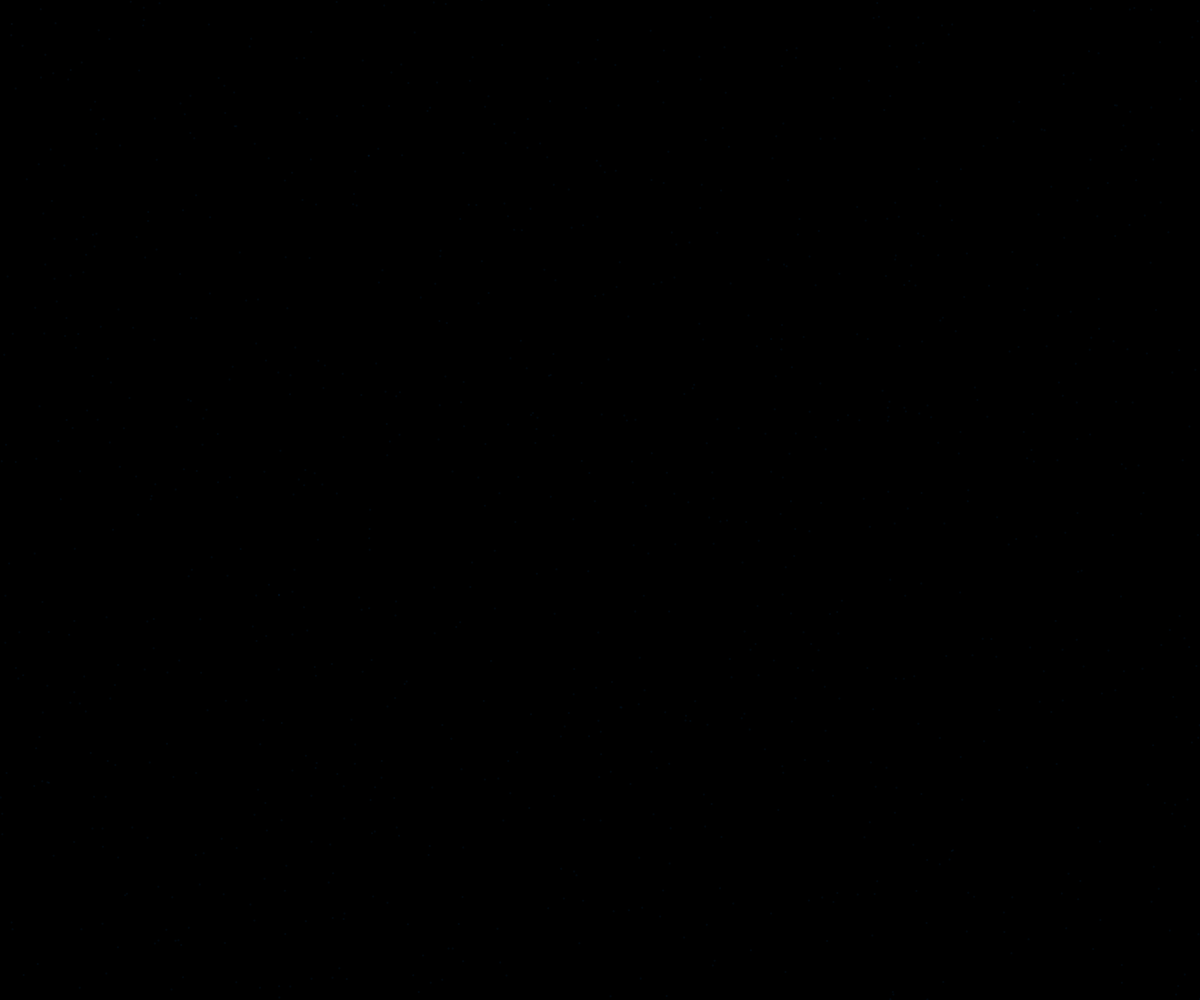
Frame 1 (no input)
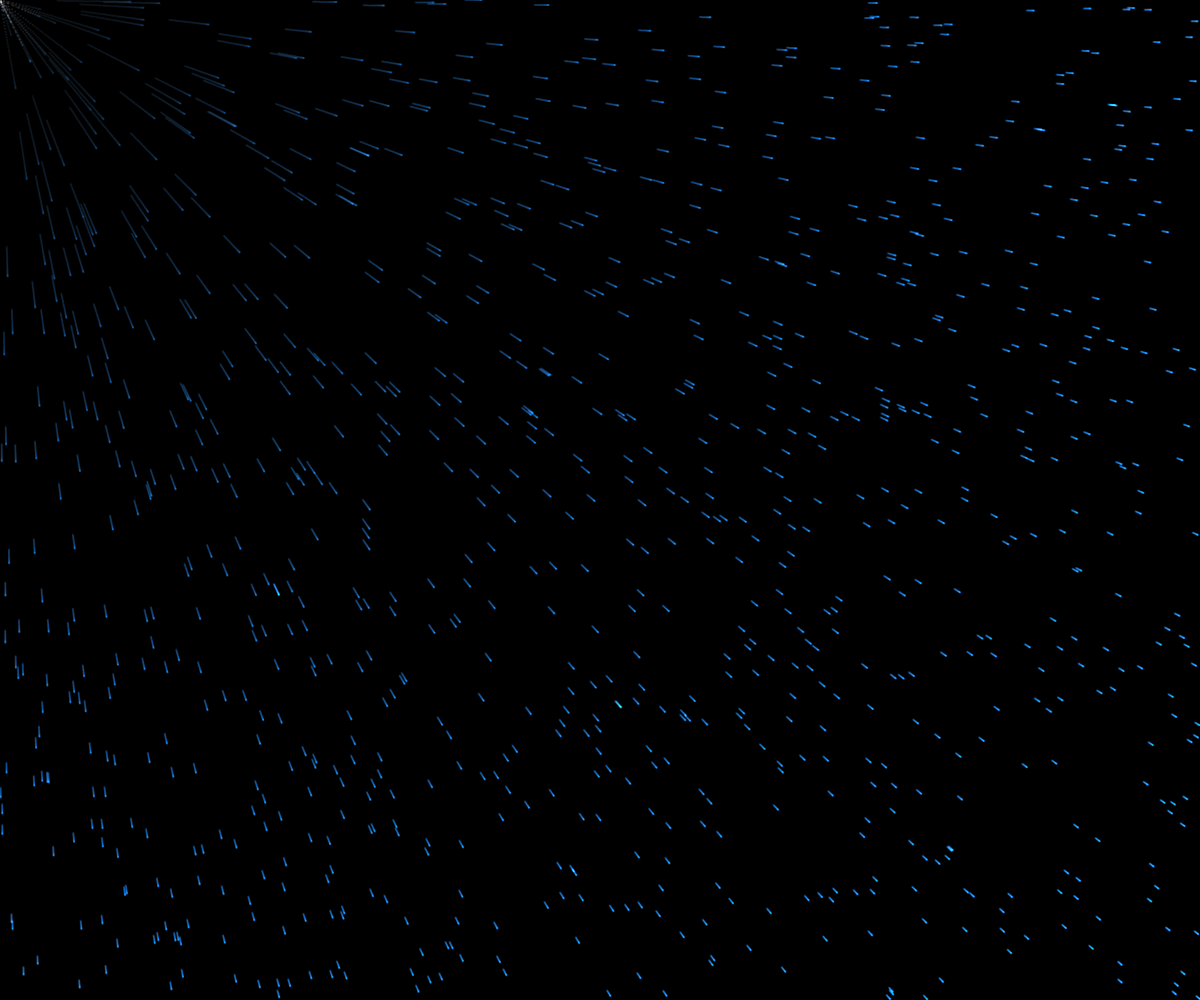
Frame 60 (no input)
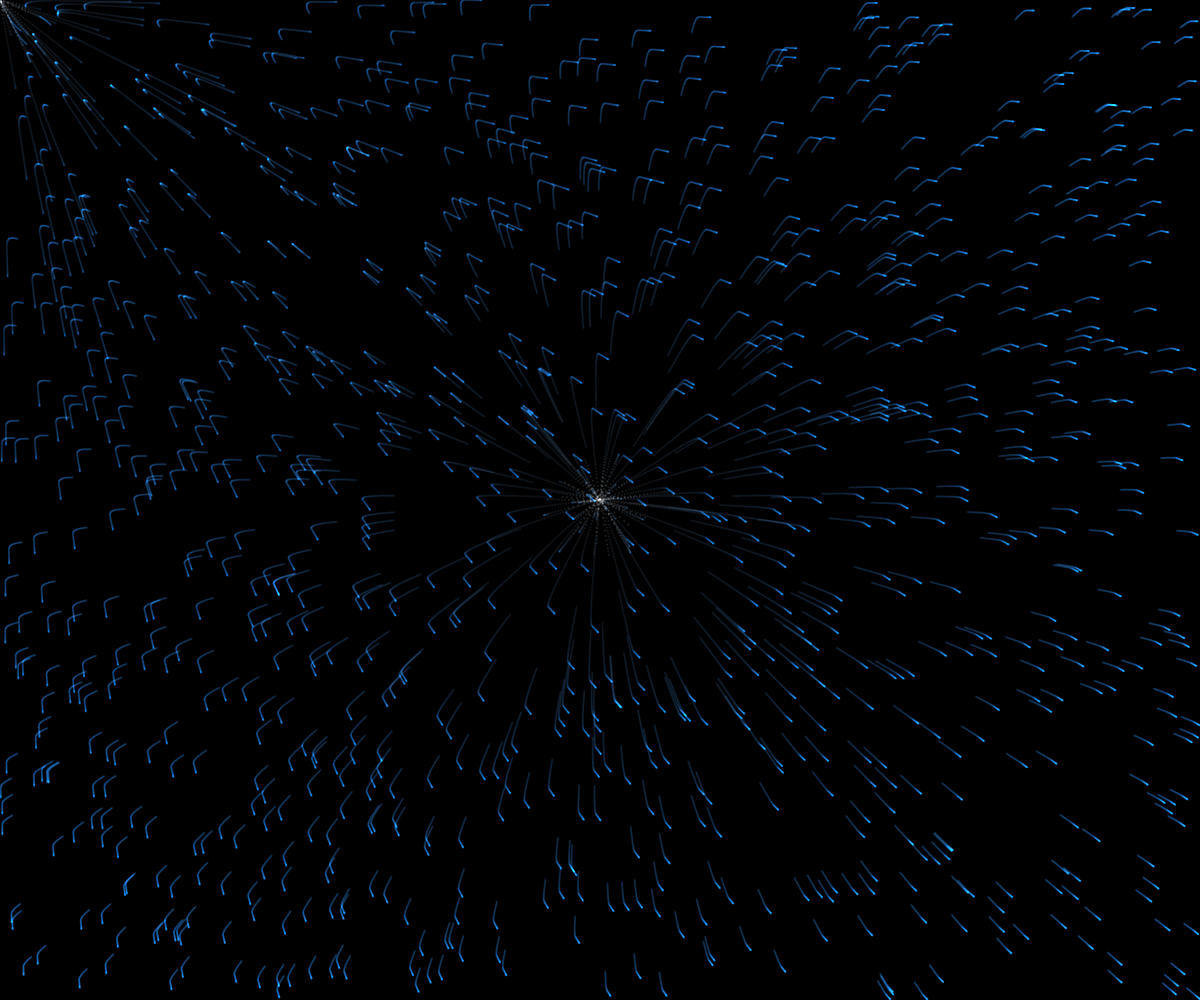
Frame 120 (the mouse pressed at the canvas centre since frame 60)

The p5.js sketch that drew these frames (run headless with seeded random() and noise() and a simulated clock; from frame 60 on, the mouse is pressed at the canvas centre):

// p5.js sketch
// ── sketch.js
/// <reference path="../TypeScript/p5.global-mode.d.ts" />

var num = 1000;
var vx = new Array(num);
var vy = new Array(num);
var x = new Array(num);
var y = new Array(num);
var ax = new Array(num);
var ay = new Array(num);

var magnetism = 10.0;
var radius = 1;
var deceleration = 0.95;

function setup() {
  var canvas = createCanvas(windowWidth, windowHeight);
  canvas.style('display', 'block');

  noStroke();
  fill(0);
  ellipseMode(RADIUS);
  background(0);
  blendMode(ADD);

  for (var i = 0; i < num; i++) {
    x[i] = random(width);
    y[i] = random(height);
    vx[i] = 0;
    vy[i] = 0;
    ax[i] = 0;
    ay[i] = 0;
  }
}


function draw() {
  fill(0, 0, 0);
  rect(0, 0, width, height);

  for (var i = 0; i < num; i++) {
    var distance = dist(mouseX, mouseY, x[i], y[i]);

    if (distance > 3) {
      ax[i] = magnetism * (mouseX - x[i]) / (distance * distance);
      ay[i] = magnetism * (mouseY - y[i]) / (distance * distance);
    }
    vx[i] += ax[i];
    vy[i] += ay[i];

    vx[i] = vx[i] * deceleration;
    vy[i] = vy[i] * deceleration;

    x[i] += vx[i];
    y[i] += vy[i];

    var velocity = dist(0, 0, vx[i], vy[i]);
    var r = map(velocity, 0, 5, 0, 255);
    var g = map(velocity, 0, 5, 64, 255);
    var b = map(velocity, 0, 5, 128, 255);
    fill(r, g, b, 32);
    ellipse(x[i], y[i], radius, radius);
  }
}

function windowResized() {
  resizeCanvas(windowWidth, windowHeight);
}
